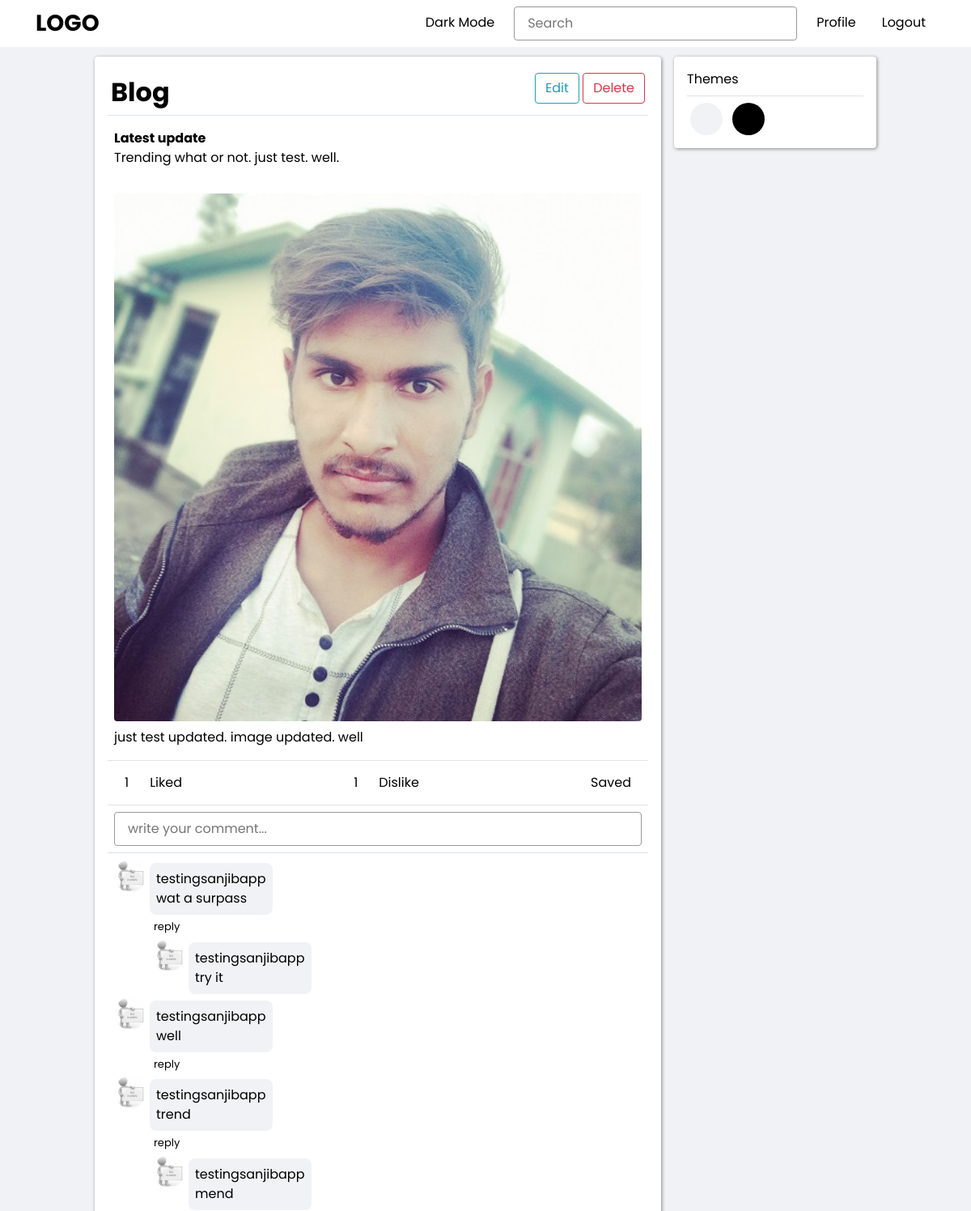
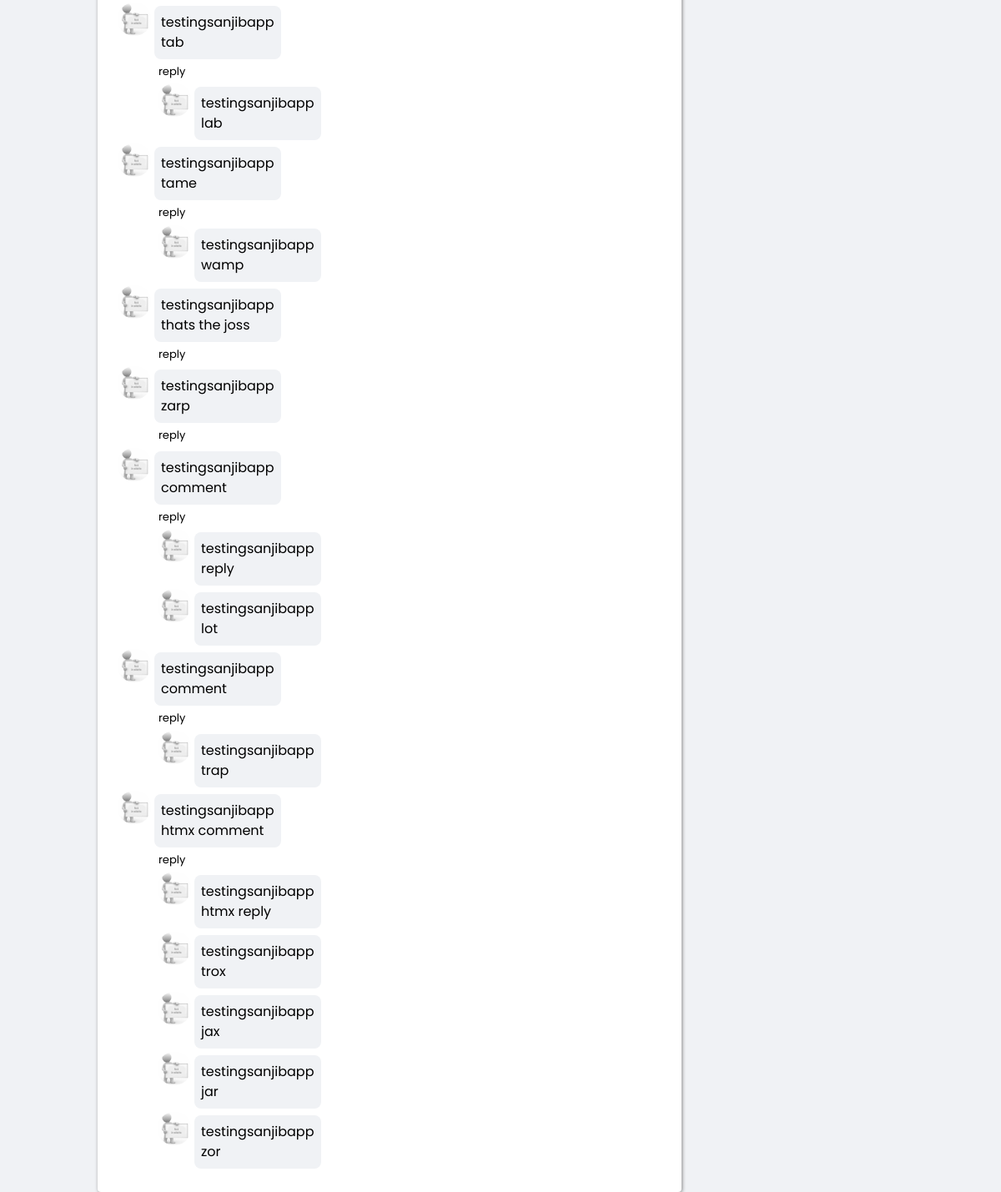
Page /blog_detail/079197ae-3559-4579-94e2-fe2f5e7dc1e1/ (signed in) on the committed database (2 pictures, top to bottom).
### blog/models.py (models this page shows, shortened)
class Blog(models.Model):
    BLOG_STATUS = (
        ('0', 'draft'),
        ('1', 'published')
    )
    user = models.ForeignKey(
        User,
        on_delete=models.CASCADE,
        related_name=_('author'),
    )
    id = models.UUIDField(
        verbose_name=_('ID'),
        primary_key=True,
        default=uuid.uuid4,
        editable=False,
    )
    heading = models.CharField(
        verbose_name=_('Title'),
        max_length=256
    )
    description = models.TextField(
        verbose_name=_('Description'),
        null=True,
        blank=True,
    )
    tags = models.ManyToManyField(
        Tag,
        related_name=_('tags'),
        blank=True,
    )
    status = models.CharField(
        verbose_name=_('Blog Status'),
        max_length=16,
        choices=BLOG_STATUS,
        default='0',
    )
    date_published = models.DateTimeField(
        verbose_name=_('Published Date'),
        blank=True,
        null=True,
    )
    date_created = models.DateTimeField(
        verbose_name=_('Date Created'),
        auto_now_add=True,
    )
    date_updated = models.DateTimeField(
        verbose_name=_('Last Updated'),
        auto_now=True,
    )
    likes = models.ManyToManyField(
        User,
        related_name=_('likes'),
        blank=True,
    )
    dislikes = models.ManyToManyField(
        User,
        related_name=_('dislikes'),
        blank=True,
    )
    class Meta:
        verbose_name = _('Blog')
        verbose_name_plural = _('Blogs')
        ordering = ['-date_updated']

class Post(models.Model):
    blog = models.ForeignKey(
        Blog,
        on_delete=models.CASCADE,
        related_name=_('posts')
    )
    id = models.UUIDField(
        verbose_name=_('ID'),
        primary_key=True,
        default=uuid.uuid4,
        editable=False,
    )
    heading = models.CharField(
        verbose_name=_('Heading'),
        max_length=256,
        null=True,
        blank=True,
    )
    content = models.TextField(
        verbose_name=_('Content'),
    )
    image = models.ImageField(
        verbose_name=_('Image'),
        null=True,
        blank=True,
        upload_to=get_post_image,
    )
    date_created = models.DateTimeField(
        verbose_name=_('Date Created'),
        auto_now_add=True,
    )
    class Meta:
        verbose_name = _('Post')
        verbose_name_plural = _('Posts')
        ordering = ['date_created']

class Comment(models.Model):
    blog = models.ForeignKey(
        Blog,
        on_delete=models.CASCADE,
        related_name=_('comments')
    )
    user = models.ForeignKey(
        User,
        on_delete=models.CASCADE,
    )
    id = models.UUIDField(
        verbose_name=_('ID'),
        primary_key=True,
        default=uuid.uuid4,
        editable=False,
    )
    date_time = models.DateTimeField(
        verbose_name=_('Comment Date'),
        auto_now_add=True,
    )
    body = models.CharField(
        verbose_name=_('Body'),
        max_length=512,
    )
    class Meta:
        verbose_name = _('Comment')
        verbose_name_plural = _('Comments')
        ordering = ['-date_time']

class Reply(models.Model):
    comment = models.ForeignKey(
        Comment,
        on_delete=models.CASCADE,
        related_name=_('replies')
    )
    user = models.ForeignKey(
        User,
        on_delete=models.CASCADE,
    )
    id = models.UUIDField(
        verbose_name=_('ID'),
        primary_key=True,
        default=uuid.uuid4,
        editable=False,
    )
    date_time = models.DateTimeField(
        verbose_name=_('Reply Date'),
        auto_now_add=True,
    )
    body = models.CharField(
        verbose_name=_('Body'),
        max_length=512,
    )
    class Meta:
        verbose_name = _('Reply')
        verbose_name_plural = _('Replies')
        ordering = ['date_time']

### account/models.py (models this page shows, shortened)
class User(AbstractBaseUser, PermissionsMixin):
    id = models.UUIDField(
        verbose_name = _('ID'),
        primary_key = True,
        default = uuid.uuid4,
        editable = False,
    )
    email = models.EmailField(
        verbose_name = _('Email'),
        max_length = 64,
        unique = True,
        error_messages = {
            'null' : _('Email field is required.'),
            'unique' : _('AN account with that email already exists. Please login to continue.'),
            'invalid' : _('Enter a valid email address.'),
        }
    )
    username = models.CharField(
        verbose_name = _('Username'),
        max_length = 64,
        unique = True,
        error_messages = {
            'null' : _('Username field is required.'),
            'unique' : _('An account with that username already exists.'),
            'invalid' : _('Enter a valid email address.'),
        }
    )
    name = models.CharField(
        verbose_name = _('Full Name'),
        max_length = 64,
        null = True,
        blank = True
    )
    is_staff = models.BooleanField(
        verbose_name = _('Staff Status'),
        default=False,
        help_text=_('Designates whether the user can log into this admin site.'),
    )
    is_active = models.BooleanField(
        verbose_name = _('Active'),
        default=False,
        help_text=_(
            'Designates whether this user should be treated as active.'
            'Unselect this instead of deleting accounts.'
        ),
    )
    is_email_verified = models.BooleanField(
        verbose_name = _('Email Verification Status'),
        default=False,
        help_text=_(
            'Designates whether this user is verified or not.'
        ),
    )
    hide_email = models.BooleanField(
        verbose_name = _('Hide Email'),
        default=False,
        help_text=_(
            'Designates whether this user wants to show or hide their email ID.'
        ),
    )
    last_login = models.DateTimeField(
        verbose_name = _('Last Login'),
        auto_now = True,
    )
    date_joined = models.DateTimeField(
        verbose_name = _('Date Joined'),
        auto_now_add = True,
        editable = False,
    )
    display_pic = models.ImageField(
        verbose_name = _('Profile Picture'),
        null = True,
        blank = True,
        default = get_default_display_pic,
        upload_to = get_user_display_pic,
    )
    text = models.TextField(
        verbose_name=_('Text'),
        max_length=32,
        null=True,
        blank=True
    )
    objects = UserManager()
    USERNAME_FIELD = 'email'
    class Meta:
        verbose_name = _('User')
        verbose_name_plural = _('Users')
        ordering = ['-date_joined']

### blog/views.py (the view)
# urls.py: path('blog_detail/<blog_id>/', blog_detail_view, name='blog-detail'),
def blog_detail_view(request, *args, **kwargs):
    context = {}
    user = request.user
    if not user.is_authenticated:
        messages.warning(
            request, 'You must login to view blogs or posts.')
        return redirect('account:login')
    blog_id = kwargs.get('blog_id')
    blog = get_blog_by_id(blog_id)
    if not blog:
        messages.warning(request, 'Sorry!, blog not available.')
        return redirect('home')
    context['blog'] = blog
    return render(request, 'blog/blog_detail.html', context)

### blog/templates/blog/blog_detail.html (shortened to what this page needs)
{% extends 'base.html' %}
{% load static %}
{% block content %}
<div class="content-section">
{% if blog %}
<div id="id-blog-header" class="d-flex justify-content-between border-bottom p-1">
    <p class="heading m-0">Blog</p>
    <div>
        {% if blog.user == request.user %}
        <a href="{% url 'blog:blog-edit' blog_id=blog.id %}" class="btn btn-outline-info">Edit</a>
        <a href="{% url 'blog:blog-delete' blog_id=blog.id %}" class="btn btn-outline-danger">Delete</a>
        {% endif %}
    </div>
</div>
<div id="id-blog-container">
    <div id="id-blog-{{blog.id}}" class="d-flex flex-column my-2 p-2">
        <p class="m-0"><strong>{{ blog.heading }}</strong></p>
        <p class="m-0">{{ blog.description }}</p>
    </div>
    <div id="id-post-container">
        {% for post in blog.posts.all %}
        <div id="id-post-{{post.id}}" class="d-flex flex-column my-2 p-2">
            {% if post.image %}
            <img class="display-img rounded my-2" src="{{ post.image.url }}">
            {% endif %}
            {{ post.content }}
        </div>
        {% endfor %}
    </div>
</div>
<div
    id="id-blog-details"
    hx-trigger="every 30s"
    hx-get="{% url 'blog:get-blog-elements' blog_id=blog.id %}"
    hx-target="#id-blog-details"
    hx-swap="innerHTML"
    >
    {% include 'blog/snippets/blog_elements.html' %}
</div>
{% else %}
<p class="p-4">Blog not found.</p>
{% endif %}
</div>
{% endblock content %}

### templates/base.html (shortened to what this page needs)
<!DOCTYPE html>
{% load static %}
<html lang="en">
<head>
    <link rel="stylesheet" href="{% static 'css/bootstrap.css' %}">
    <link rel="stylesheet" href="{% static 'css/base.css' %}">
    <link rel="stylesheet" href="{% static 'css/blog.css' %}">
</head>
<body>
    {% include 'snippets/navbar.html' %}
    <div class="d-flex flex-column pt-2 px-4 mx-auto">
    </div>
    <main>
        {% block content %}{% endblock content %}
        <div class="sidebar">
            <div class="content-section">
                <p class="m-0 pb-2 border-bottom">Themes</p>
                <div class="mt-2 p-0">
                    <button class="btn mx-1 theme-picker theme-picker-light"></button>
                    <button class="btn mx-1 theme-picker theme-picker-dark"></button>
                </div>
            </div>
        </div>
    </main>
</body>
</html>

### templates/snippets/navbar.html (shortened to what this page needs)
<nav class="navbar">
    <div class="brand-title"><a href="{% url 'home' %}">LOGO</a></div>
    <div class="navbar-links">
        <ul>
            <li><a href="#" id="toggle-theme">Dark Mode</a></li>
            <form class="d-flex mx-2" onsubmit="return executeQuery();">
                <input class="nav-input" type="text" placeholder="Search" name="userQuery" id="id_search">
            </form>
            {% if user.is_authenticated %}
            <li><a href="{% url 'account:account' user_id=request.user.id %}">Profile</a></li>
            <li><a href="{% url 'account:logout' %}">Logout</a></li>
            {% else %}
            <li><a href="{% url 'account:login' %}">Login</a></li>
            <li><a href="{% url 'account:register' %}">Register</a></li>
            {% endif %}
        </ul>
    </div>
</nav>

### blog/templates/blog/snippets/blog_elements.html
{% include 'blog/snippets/blog_options.html' %}
<div class="d-flex border-top p-2 border-bottom">
    <form
        id="comment-form"
        class="inline-form"
        hx-post="{% url 'blog:comment-blog' blog_id=blog.id %}"
        hx-target="#id-blog-comments"
        hx-swap="afterbegin"
    >
        <input class="comment-input" name="comment-input" type="text" placeholder="write your comment...">
    </form>
</div>
<div id="id-blog-comments" class="d-flex flex-column flex-start p-2">
    {% for comment in blog.comments.all %}
    {% include 'blog/snippets/comment.html' %}
    {% endfor %}
</div>

### blog/templates/blog/snippets/blog_options.html (shortened to what this page needs)
{% load temptags %}
<div id="id-blog-options-{{blog.id}}" class="d-flex justify-content-between border-top p-2">
    <div class="d-flex" id="like-container">
        <span class="btn" id="like-count">{{ blog|getLikeCount }}</span>
        {% if request.user in blog.likes.all %}
        <button
            id="like-btn"
            class="btn bg-none {% if not request.user.is_authenticated %} disabled {% endif %}"
            hx-get="{% url 'blog:like-blog' blog_id=blog.id %}"
            hx-trigger="click"
            hx-target="#id-blog-options-{{blog.id}}"
            hx-swap="outerHTML">
            Liked
        </button>
        {% endif %}
    </div>
    <div class="d-flex" id="like-container">
        <span class="btn" id="dislike-count">{{ blog|getDislikeCount }}</span>
        {% if request.user in blog.dislikes.all %}
        <button
            id="dislike-btn"
            class="btn bg-none {% if not request.user.is_authenticated %} disabled {% endif %}"
            hx-get="{% url 'blog:dislike-blog' blog_id=blog.id %}"
            hx-trigger="click"
            hx-target="#id-blog-options-{{blog.id}}"
            hx-swap="outerHTML">
            Disliked
        </button>
        {% else %}
        <button
            id="dislike-btn"
            class="btn bg-none {% if not request.user.is_authenticated %} disabled {% endif %}"
            hx-get="{% url 'blog:dislike-blog' blog_id=blog.id %}"
            hx-trigger="click"
            hx-target="#id-blog-options-{{blog.id}}"
            hx-swap="outerHTML">
            Dislike
        </button>
        {% endif %}
    </div>
    <div>
        {% if blog in request.user.profile.saved_blogs.all %}
        <button
            id="dislike-btn"
            class="btn bg-none {% if not request.user.is_authenticated %} disabled {% endif %}"
            hx-get="{% url 'accountProfile:unsave-blog' blog_id=blog.id %}"
            hx-trigger="click"
            hx-target="#id-blog-options-{{blog.id}}"
            hx-swap="outerHTML">
            Saved
        </button>
        {% endif %}
    </div>
</div>

### blog/templates/blog/snippets/comment.html (shortened to what this page needs)
<div>
    <div class="comment-div">
        <img src="{{ comment.user.display_pic.url }}" alt="Profile Pic" class="thumbnail">
        <div class="comment-body">
            <p class="m-0 text-bold">{{ comment.user.username }}</p>
            <p class="m-0">{{ comment.body }}</p>
        </div>
    </div>
    {% if request.user.is_authenticated %}
    <div id="id-comment-options">
        <button href="#" class="btn reply-btn bg-none" id="id-reply-btn-{{ comment.id }}" onclick="showReplyForm('{{ comment.id }}')">reply</button>
    </div>
{% endif %}
    <div id="id-replies-{{comment.id}}">
        {% for reply in comment.replies.all %}
        {% include "blog/snippets/reply.html" %}
        {% endfor %}
    </div>
</div>

### blog/templates/blog/snippets/reply.html
<div class="comment-div ml-5">
    <img src="{{ reply.user.display_pic.url }}" alt="Profile Pic" class="thumbnail">
    <div class="comment-body">
        <p class="m-0 text-bold">{{ reply.user.username }}</p>
        <p class="m-0">{{ reply.body }}</p>
    </div>
</div>

### rows in the picture
Blog: heading "Latest update", description "Trending what or not. just test. well.", id "1"
Post: image (picture), content "just test updated. image updated. well"
Comment: user.display_pic (placeholder picture), user.username "testingsanjibapp", body "wat a surpass"
Reply: user.display_pic (placeholder picture), user.username "testingsanjibapp", body "try it"
Comment: user.display_pic (placeholder picture), user.username "testingsanjibapp", body "well"
Comment: user.display_pic (placeholder picture), user.username "testingsanjibapp", body "trend"
Reply: user.display_pic (placeholder picture), user.username "testingsanjibapp", body "mend"
Comment: user.display_pic (placeholder picture), user.username "testingsanjibapp", body "tab"
Reply: user.display_pic (placeholder picture), user.username "testingsanjibapp", body "lab"
Comment: user.display_pic (placeholder picture), user.username "testingsanjibapp", body "tame"
Reply: user.display_pic (placeholder picture), user.username "testingsanjibapp", body "wamp"
Comment: user.display_pic (placeholder picture), user.username "testingsanjibapp", body "thats the joss"
Comment: user.display_pic (placeholder picture), user.username "testingsanjibapp", body "zarp"
Comment: user.display_pic (placeholder picture), user.username "testingsanjibapp", body "comment"
Reply: user.display_pic (placeholder picture), user.username "testingsanjibapp", body "reply"
Reply: user.display_pic (placeholder picture), user.username "testingsanjibapp", body "lot"
Comment: user.display_pic (placeholder picture), user.username "testingsanjibapp", body "comment"
Reply: user.display_pic (placeholder picture), user.username "testingsanjibapp", body "trap"
Comment: user.display_pic (placeholder picture), user.username "testingsanjibapp", body "htmx comment"
Reply: user.display_pic (placeholder picture), user.username "testingsanjibapp", body "htmx reply"
Reply: user.display_pic (placeholder picture), user.username "testingsanjibapp", body "trox"
Reply: user.display_pic (placeholder picture), user.username "testingsanjibapp", body "jax"
Reply: user.display_pic (placeholder picture), user.username "testingsanjibapp", body "jar"
Reply: user.display_pic (placeholder picture), user.username "testingsanjibapp", body "zor"
